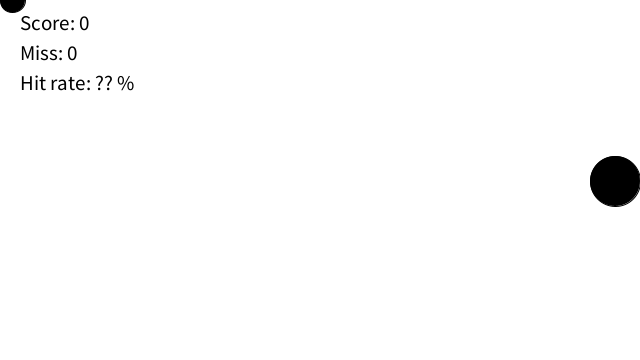
Frame 1 (no input)
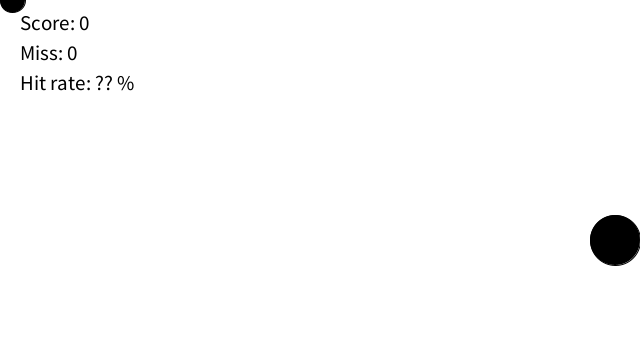
Frame 60 (the mouse pressed at the canvas centre just before this capture)
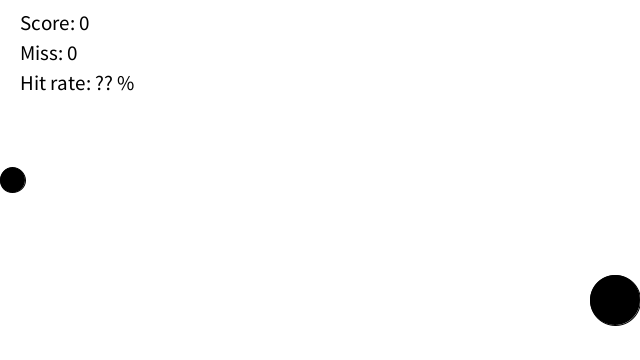
Frame 120 (the mouse held since frame 60 and released just before this capture)

The Processing sketch that drew these frames (run headless with seeded random() and noise(); from frame 60 on, the mouse is pressed at the canvas centre):

// Processing sketch: ferencz_shoot_final
// ── ferencz_shoot_final.pde
// Hlavni program - jednoducha hra (hitball)
// Procesing prednaska - Tvoje první hra
// Adam Ferencz 25.5. 2018
// Upraveno na kostru 29.9. 2019

// DATA - potrebne globalni promenne
float targetX;                                      // X-ova souradnice cile
float targetY;                                      // Y-ova souradnice cile
float targetD;                                      // prumer cile
float targetYSpeed;                                 // rychlost cile

float ballX;                                        // X-ova souradnice mice
float ballY;                                        // Y-ova souradnice mice
float ballD;                                        // prumer mice
float ballXSpeed;                                   // rychlost mice

boolean isFlying;     

int score;
int miss;

int red;
/* Funkce pripravy
 * Zde se nastavuje pocatecni stav programu.
 */
void setup() {
  size(640, 360);                                    // nastaveni velikosti okna

  targetD = 50;                                     // velikost cile
  targetX = width - targetD/2;                      // X-ova souradnice targetu se nastavi tesne vlevo
  targetY = height/2;                               // target zacne uprostred
  targetYSpeed = 1;                                 // rychlost targetu

  ballD = 25;                                       // nastavim velikost mice
  ballX = ballD/2;                                  // X-ova pozice se nastavi tesne vlevo
  ballY = height/2;                                 // mic zacne uprostred
  ballXSpeed = 5;                                   // rychlost mice

  isFlying = false;

  red = 0;

  score = 0;
  miss = 0;
}


/* Funkce vykreslovani
 * Funkce se cyklicky opakuje 60x za sekuncy (FPS).
 * V kazdem cyklu si funkce vypocita potrebne udaje a vykresli scenu.
 * Funkci jsme pomyslne rozdelili na vypocetni LOGIC a kreslivi DRAW sekci.
 */
void draw() { 
  // LOGIC SECTON -------------------------------------------------------------------------------------------------------------------

  //target
  targetY = targetY + targetYSpeed;
  if (targetY < 0  || targetY > height) {
    targetYSpeed = -targetYSpeed;
  }

  if (isFlying) {
    //fly
    ballX = ballX + ballXSpeed;
  } else {
    //mover
    ballY = mouseY;
  }

  //detekce doteku
  float d = dist(ballX, ballY, targetX, targetY);

  if (d < ballD/2 + targetD/2) {
    //trefil ses
    red = 255;
    score = score + 1;
    println(score);
    ballX = ballD/2;
    isFlying = false;
  }

  //reset protoze netrefa
  if (ballX > width) {
    ballX = ballD/2;
    isFlying = false;
    miss++;
  }


  // DRAW SECTION -------------------------------------------------------------------------------------------------------------------
  background(255);                                  // reset obrazu

  fill(red, 0, 0);                                        // barva vyplne kruhu
  //START HERE - dopln promenne, tak aby se vykreslil target a ball
  ellipse(targetX, targetY, targetD, targetD);         // vykreslim target
  ellipse(ballX, ballY, ballD, ballD);  // vykreslim ball
  textSize(21);
  text("Score: " + score,20, 30);
  text("Miss: " + miss,20, 60);
  
  if(score+miss == 0) {
    text("Hit rate: ?? %",20, 90);
  } else {
    text("Hit rate: " + 100/(score+miss) * score + " %",20, 90);
  }
  
}


/* Funkce detekce stisku libovolneho tlacitka
 * Po stisknuti libovoln0ho tlacitka se vykona to co je ve funkci.
 */
void keyPressed() {                                  // detekce stisknuti libovolneho tlacitka
  if (key == 's') {
    isFlying = !isFlying;
  }
}
